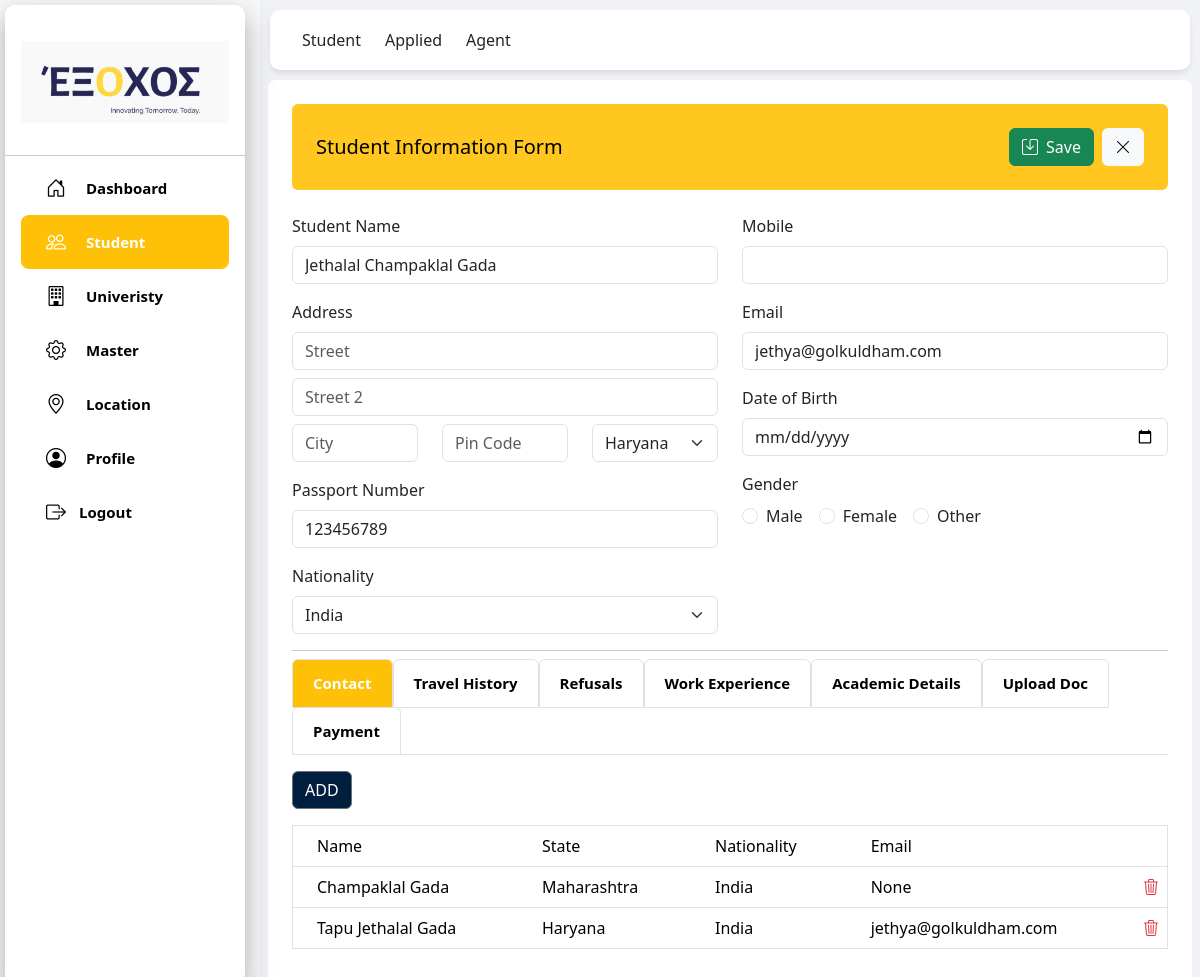
Page /contact/students/24/ on the committed database.
### contact/models.py (models this page shows)
class ResStudent(models.Model):
    gender_CHOICES = [('male', 'Male'), ('female', 'Female'),('other', 'Other'),]
    martial_CHOICES = [('married', 'Married'), ('unmarried', 'Unmarried')]
    name = models.CharField(max_length=100, null=True, blank=True)
    street = models.CharField(max_length=99, null=True, blank=True)
    street2 = models.CharField(max_length=99,null=True, blank=True)
    city = models.CharField(max_length=50, null=True, blank=True)
    zip = models.CharField(max_length=10,null=True, blank=True)
    state_id = models.ForeignKey(ResState, on_delete=models.RESTRICT, null=True, blank=True)
    country_id = models.ForeignKey(ResCountry, on_delete=models.RESTRICT, null=True, blank=True, related_name='country')
    nationality = models.ForeignKey(ResCountry, on_delete=models.RESTRICT, null=True, blank=True, related_name='nation')
    passport_number = models.CharField(max_length=10,null=True, blank=True)
    phone = models.CharField(max_length=15,null=True, blank=True)
    email = models.EmailField(max_length=50,null=True, blank=True)
    dob = models.DateField(null=True, blank=True)
    gender = models.CharField(choices=gender_CHOICES, max_length=10,null=True, blank=True)
    martial_status = models.CharField(max_length=15, choices=martial_CHOICES,null=True, blank=True)
    profile = models.BinaryField(null=True, blank=True)
    parent = models.ForeignKey("self", on_delete=models.RESTRICT, null=True, blank=True,related_name="children")
    is_agent = models.BooleanField(null=True, blank=True)
    is_student = models.BooleanField(null=True, blank=True)
    is_applied = models.BooleanField(null=True, blank=True)
    def __str__(self):
        return self.name

class ResState(models.Model):
    name = models.CharField(max_length=50)
    country_id = models.ForeignKey(ResCountry, on_delete=models.CASCADE, null=True, blank=True)
    def __str__(self):
        return self.name

class ResCountry(models.Model):
    name = models.CharField(max_length=50)
    country_code = models.CharField(max_length=5)
    def __str__(self):
        return self.name

### contact/views.py (the view, shortened to what this page needs)
# urls.py: path("students/<int:pk>/", views.student_edit, name="student_edit"),
def student_edit(request, pk):
    student = get_object_or_404(ResStudent, pk=pk)
    states = ResState.objects.all()
    countries = ResCountry.objects.all()
    all_students = ResStudent.objects.filter(is_student=True)
    children = student.children.all()
    academic_qualification = AcademicQualification.objects.all()
    travel = Travel.objects.filter(student_id=student)
    visa_type = VisaType.objects.all()
    refusals = Refusal.objects.filter(student_id=student)
    work_exp = WorkExperience.objects.filter(student_id=student)
    academic_details = AcademicDetails.objects.filter(student_id=student)
    upload_docs = UploadDoc.objects.filter(student_id=student)
    payments = Payment.objects.filter(student_id=student)
    currencies = Currency.objects.all()
    context = {
        "student": student, "state": states, "countries": countries, "all_students": all_students,
        "children": children, "travel": travel, "refusals": refusals, "visa_type": visa_type,
        "work_experience": work_exp,"academic_details": academic_details,"upload_doc": upload_docs,"payments": payments,
        "currencies": currencies,"academic_qualification": academic_qualification,}
    return render(request, "student_create.html", context)

### templates/student_create.html (shortened to what this page needs)
{% load static %}
<!DOCTYPE html>
<html lang="en">
<head>
    <script src="https://cdn.tailwindcss.com"></script>
    <link href="https://cdn.jsdelivr.net/npm/bootstrap@5.3.2/dist/css/bootstrap.min.css" rel="stylesheet">
    <link rel="stylesheet" href="https://cdn.jsdelivr.net/npm/bootstrap-icons@1.11.3/font/bootstrap-icons.css">
</head>
<body class="bg-light">
    {% include "student_header.html" %}
    <div class="top-header" style="border-radius: 10px; margin:10px">
        <div class="container-fluid">
            <div class="d-flex justify-content-start">
                <a class="navbar-brand text-dark me-4" href="{% url 'contact:student' %}">Student</a>
                <a class="navbar-brand text-dark me-4" href="{% url 'contact:applied' %}">Applied</a>
                <a class="navbar-brand text-dark me-4" href="{% url 'contact:agent' %}">Agent</a>
            </div>
        </div>
    </div>
    <div class="content-wrapper">
        <div class="bg-white overflow-hidden rounded-lg p-0 mx-2">
            <div class="p-4">
                <form method="POST">
                    <div class="bg-warning text-black p-4 d-flex justify-content-between align-items-center rounded mb-4" style="--bs-bg-opacity: .9;">
                        <h5 class="mb-0 fs-5">Student Information Form</h5>
                        <div class="d-flex gap-2">
                            <button type="submit" class="btn btn-success text-white">
                                <i class="bi bi-save me-1"></i> <span class="text-white">Save</span>
                            </button>
                            <a href="{% url 'contact:student' %}" class="btn btn-light" data-bs-toggle="tooltip" data-bs-placement="top" title="Cancel and Close">
                                <i class="bi bi-x-lg"></i>
                            </a>
                        </div>
                    </div>
                    <div class="row">
                        <div class="col-6">
                            <div class="mb-3">
                                <label for="name" class="form-label">Student Name</label>
                                <input type="text" class="form-control" id="student_name" name="student_name" required value="{{student.name}}">
                            </div>
                            <div class="mb-3">
                                <label for="address" class="form-label">Address</label>
                                <input type="text" class="form-control" id="student_street" name="student_street" placeholder="Street" value="{{student.street}}">
                                <input type="text" class="form-control mt-2" id="student_street2" name="student_street2" placeholder="Street 2" value="{{student.street2}}">
                                <div class="row mt-2">
                                    <div class="col-4">
                                        <input type="text" class="form-control" id="student_city" name="student_city" placeholder="City" value="{{student.city}}">
                                    </div>
                                    <div class="col-4">
                                        <input type="text" class="form-control" id="student_zip" name="student_zip" placeholder="Pin Code" value="{{student.zip}}">
                                    </div>
                                    <div class="col-4">
                                        <select class="form-select" id="student_state" name="student_state">
                                            {% for stat in state %}
                                                <option value="{{ stat.id }}" {% if student.state_id and student.state_id.id == stat.id %}selected{% endif %}>
                                                    {{ stat.name }}
                                                </option>
                                            {% endfor %}
                                        </select>
                                    </div>
                                </div>
                            </div>
                            <div class="mb-3">
                                <label for="passport" class="form-label">Passport Number</label>
                                <input type="text" class="form-control" id="student_passport" name="student_passport" value="{{student.passport_number}}">
                            </div>
                            <div class="mb-3">
                                <label for="nationality" class="form-label">Nationality</label>
                                <select class="form-select" id="student_nationality" name="student_nationality">
                                    {% for country in countries %}
                                        <option value="{{ country.id }}" {% if student.nationality and student.nationality.id == country.id %}selected{% endif %}>
                                            {{ country.name }}
                                        </option>
                                    {% endfor %}
                                </select>
                            </div>
                        </div>
                        <div class="col-6">
                            <div class="mb-3">
                                <label for="phone" class="form-label">Mobile</label>
                                <input type="number" class="form-control" id="student_phone" name="student_phone"  value="{{student.phone}}">
                            </div>
                            <div class="mb-3">
                                <label for="email" class="form-label">Email</label>
                                <input type="email" class="form-control" id="student_email" name="student_email"  value="{{student.email}}">
                            </div>
                            <div class="mb-3">
                                <label for="date_birth" class="form-label">Date of Birth</label>
                                <input type="date" class="form-control" id="student_dob" name="student_dob"  value="{{student.dob|date:'Y-m-d'}}">
                            </div>
                            <div class="mb-3">
                                <label for="gender" class="form-label">Gender</label><br>
                                <div class="d-flex gap-3">
                                    <div class="form-check">
                                        <input class="form-check-input" type="radio" id="male" name="gender" value="Male" {% if student.gender == 'Male' %}checked{% endif %}>
                                        <label class="form-check-label" for="male">Male</label>
                                    </div>
                                    <div class="form-check">
                                        <input class="form-check-input" type="radio" id="female" name="gender" value="Female" {% if student.gender == 'Female' %}checked{% endif %}>
                                        <label class="form-check-label" for="female">Female</label>
                                    </div>
                                    <div class="form-check">
                                        <input class="form-check-input" type="radio" id="other" name="gender" value="Other" {% if student.gender == 'Other' %}checked{% endif %}>
                                        <label class="form-check-label" for="other">Other</label>
                                    </div>
                                </div>
                            </div>
                        </div>
                    </div>
                    {% if student.id %}
                        <hr class="mb-2">
                        <ul class="nav nav-tabs" id="myTab" role="tablist">
                            <li class="nav-item" role="presentation">
                                <button class="nav-link active" id="home-tab" data-bs-toggle="tab" data-bs-target="#home-tab-pane" type="button" role="tab" aria-controls="home-tab-pane" aria-selected="true">Contact</button>
                            </li>
                            <li class="nav-item" role="presentation">
                                <button class="nav-link" id="profile-tab" data-bs-toggle="tab" data-bs-target="#profile-tab-pane" type="button" role="tab" aria-controls="profile-tab-pane" aria-selected="false">Travel History</button>
                            </li>
                            <li class="nav-item" role="presentation">
                                <button class="nav-link" id="contact-tab" data-bs-toggle="tab" data-bs-target="#contact-tab-pane" type="button" role="tab" aria-controls="contact-tab-pane" aria-selected="false">Refusals</button>
                            </li>
                            <li class="nav-item" role="presentation">
                                <button class="nav-link" id="work-exp-tab" data-bs-toggle="tab" data-bs-target="#work-exp-tab-pane" type="button" role="tab" aria-controls="work-exp-tab" aria-selected="false">Work Experience</button>
                            </li>
                            <li class="nav-item" role="presentation">
                                <button class="nav-link" id="academic_details-tab" data-bs-toggle="tab" data-bs-target="#academic_details-tab-pane" type="button" role="tab" aria-controls="academic_details-tab" aria-selected="false">Academic Details</button>
                            </li>
                            <li class="nav-item" role="presentation">
                                <button class="nav-link" id="upload-doc-tab" data-bs-toggle="tab" data-bs-target="#upload-doc-tab-pane" type="button" role="tab" aria-controls="upload-doc-tab" aria-selected="false">Upload Doc</button>
                            </li>
                            <li class="nav-item" role="presentation">
                                <button class="nav-link" id="payment-tab" data-bs-toggle="tab" data-bs-target="#payment-tab-pane" type="button" role="tab" aria-controls="payment-tab" aria-selected="false">Payment</button>
                            </li>
                        </ul>
                        <div class="tab-content" id="myTabContent">
                            <div class="tab-pane fade show active" id="home-tab-pane" role="tabpanel" aria-labelledby="home-tab" tabindex="0">
                                <button type="button" class=" btn btn-secondary mt-3 text-white" data-bs-toggle="modal" data-bs-target="#createchildcontact" data-student-id="{{student.id}}" style="background-color: #001f3f;">ADD</button>
                                <table class="table table-hover border mt-3">
                                    <thead>
                                        <tr class="bg-warning">
                                            <th scope="col" class="py-2 px-4 text-start font-medium text-gray-900">Name</th>
                                            <th scope="col" class="py-2 px-4 text-start font-medium text-gray-900">State</th>
                                            <th scope="col" class="py-2 px-4 text-start font-medium text-gray-900">Nationality</th>
                                            <th scope="col" class="py-2 px-4 text-start font-medium text-gray-900">Email</th>
                                            <th></th>
                                        </tr>
                                    </thead>
                                    <tbody>
                                        {% for child in children  %}
                                        <tr>
                                            <td class="py-2 px-4 whitespace-nowrap text-gray-900">{{ child.name }}</td>
                                            <td class="py-2 px-4 whitespace-nowrap text-gray-900">{{ child.state_id }}</td>
                                            <td class="py-2 px-4 whitespace-nowrap text-gray-900">{{ child.nationality }}</td>
                                            <td class="py-2 px-4 whitespace-nowrap text-gray-900">{{ child.email }}</td>
                                            <td class="" style="text-align: end;">
                                                <a href="#"style="color:red; text-decoration:none;" class="open-edit-modal"
                                                    data-bs-toggle="modal" data-bs-target="#DeletecontactModal" data-delete-id="{{ child.id }}"
                                                    data-delete-name="{{ child.name }}" data-url="{% url 'contact:contact_delete' child.id %}">
                                                    <i class="bi bi-trash3 text-danger"></i>
                                                </a>
                                            </td>
                                        </tr>
                                        {% endfor %}
                                    </tbody>
                                </table>
                            </div>
                        </div>
                        {% endif %}
                </form>
            </div>
        </div>
    </div>
</body>
</html>

### rows in the picture
ResStudent: student_name "Jethalal Champaklal Gada", student_state "Haryana", student_passport "123456789", student_nationality "India", student_email "jethya@golkuldham.com", gender "☐ Male", gender "☐ Female", gender "☐ Other"
ResStudent: name "Champaklal Gada", state_id "Maharashtra", nationality "India", email "None"
ResStudent: name "Tapu Jethalal Gada", state_id "Haryana", nationality "India", email "jethya@golkuldham.com"
